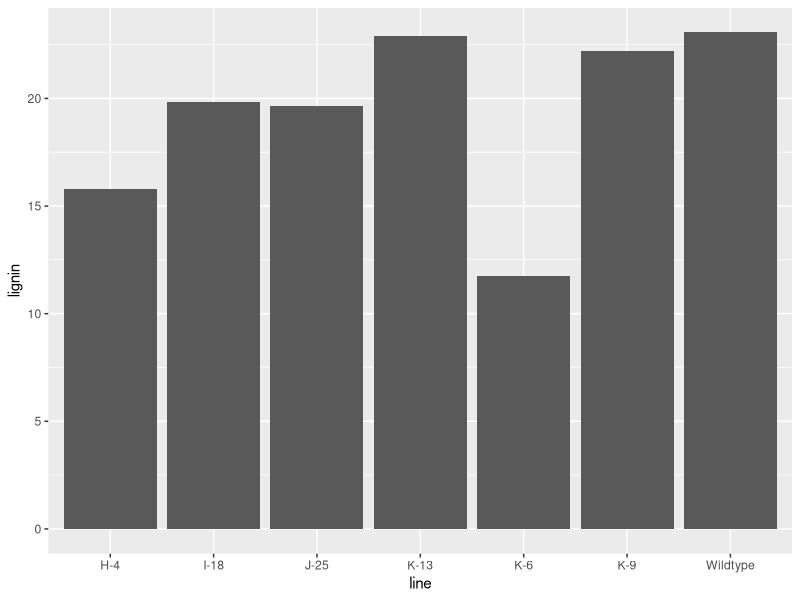
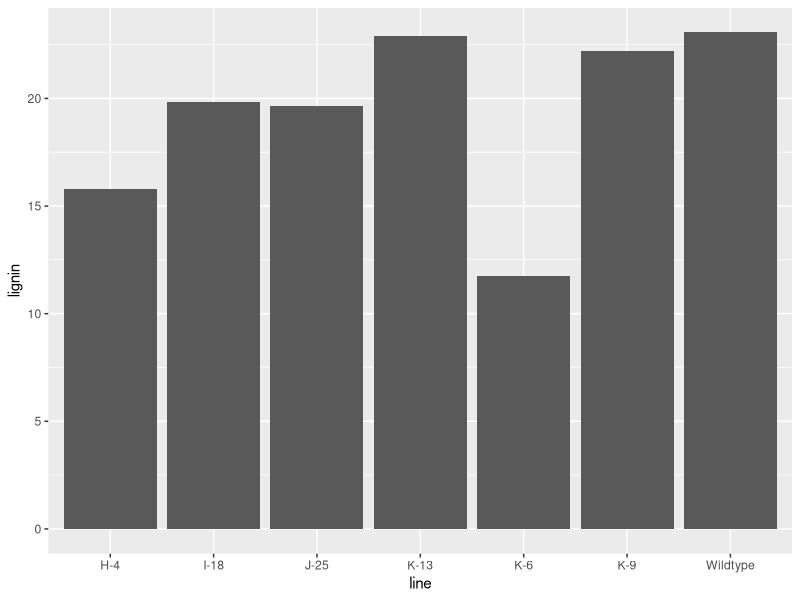
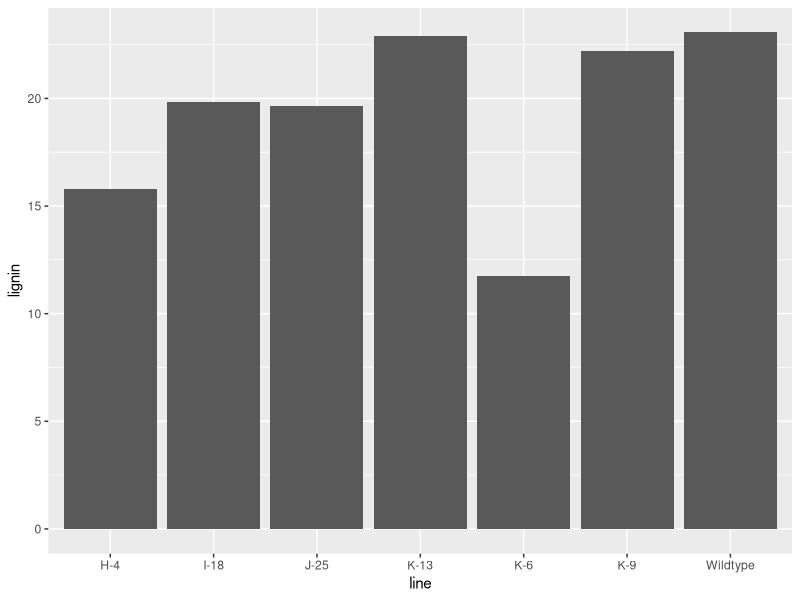
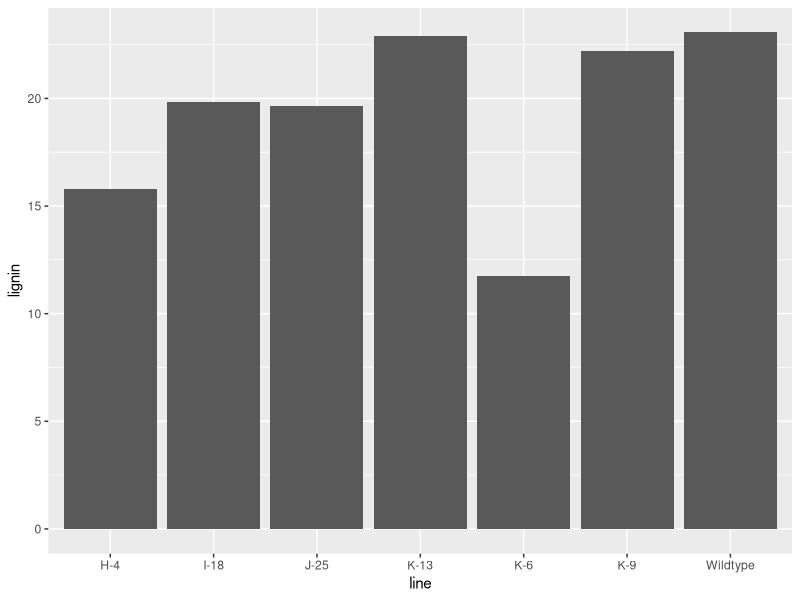
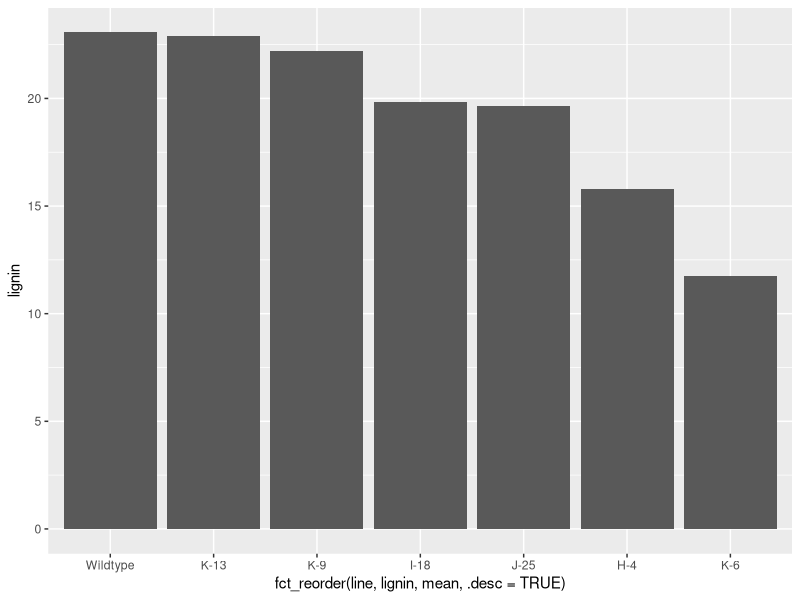
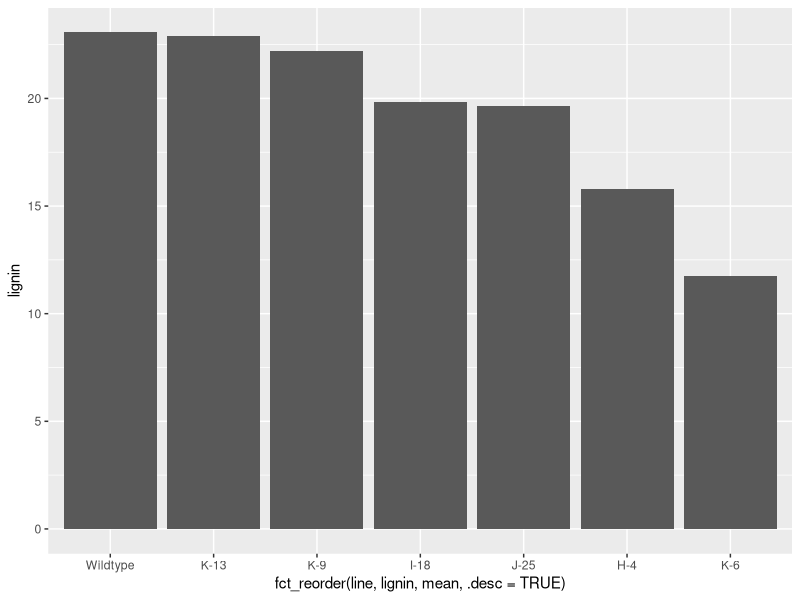
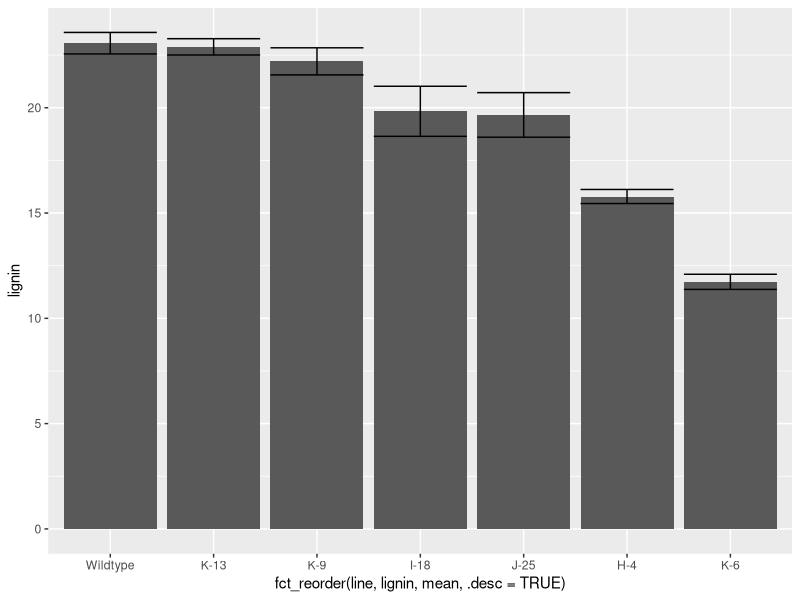
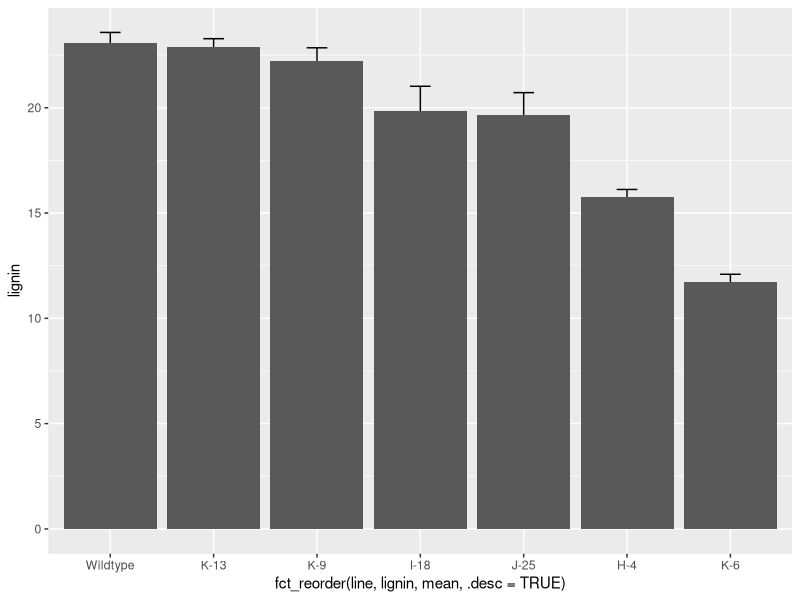

Recreate these plots in R, in order.
## ---- chunk 1
theme_sulis <- function(base_size = 8) {
  theme_minimal(
    base_size = base_size
  ) %+replace%
    theme(
      axis.ticks = element_blank(),
      axis.text.x = element_text(
        size = base_size,
        colour = "black",
        margin = margin(1, 1, 1, 1)
      ),
      axis.text.y = element_text(
        colour = "black",
        size = base_size,
        angle = 0,
        vjust = 0.5,
        hjust = 1,
        margin = margin(1, 1, 1, 1)
      ),
      axis.title = element_text(
        colour = "black",
        size = base_size
      ),
      axis.line = element_line(),
      panel.grid.major = element_blank(),
      panel.grid.minor = element_blank(),
      legend.text = element_text(size = base_size),
      legend.key.height = unit(4, "mm"),
      complete = TRUE
    )
}
## ---- chunk 2
#| echo: true
library(tidyverse)
sulis_bar_data <- read_tsv(file = "data/Sulis2023_fig3EF.tsv")
## ---- chunk 3
#| echo: true
library(tidyverse)
sulis_bar_data <- read_tsv("data/Sulis2023_fig3EF.tsv")
sulis_bar_data
## ---- chunk 4
#| echo: true
#| code-line-numbers: "7-11|13"
#| output-location: column-fragment
panel_E <- ggplot(
  data = sulis_bar_data,
  aes(
    x = line,
    y = lignin
  )
) +
  geom_bar(
    stat = "summary",
    fun.y = "mean"
  )

panel_E
## ---- chunk 5
#| echo: true
#| output-location: column-fragment
panel_E <- ggplot() +
  geom_bar(
    data = sulis_bar_data,
    aes(
      x = line,
      y = lignin
    ),
    stat = "summary",
    fun.y = "mean"
  )

panel_E
## ---- chunk 6
panel_E <- ggplot(
  data = sulis_bar_data,
  aes(
    x = line,
    y = lignin
  )
) +
  geom_bar(
    stat = "summary",
    fun.y = "mean"
  )

panel_E
## ---- chunk 7
#| echo: true
#| output-location: column
panel_E <- ggplot(
  data = sulis_bar_data,
  aes(
    x = line,
    y = lignin
  )
) +
  geom_bar(
    stat = "summary",
    fun.y = "mean"
  )

panel_E
## ---- chunk 8
#| echo: true
#| code-line-numbers: "4-9"
#| output-location: column
panel_E <- ggplot(
  data = sulis_bar_data,
  aes(
    x = fct_reorder(
      line,
      lignin,
      mean,
      .desc = TRUE
    ),
    y = lignin
  )
) +
  geom_bar(
    stat = "summary",
    fun.y = "mean"
  )

panel_E
## ---- chunk 9
#| echo: true
#| output-location: column
panel_E <- ggplot(
  data = sulis_bar_data,
  aes(
    x = fct_reorder(
      line,
      lignin,
      mean,
      .desc = TRUE
    ),
    y = lignin
  )
) +
  geom_bar(
    stat = "summary",
    fun.y = "mean"
  )

panel_E
## ---- chunk 10
#| echo: true
#| code-line-numbers: "17-20"
#| output-location: column
panel_E <- ggplot(
  data = sulis_bar_data,
  aes(
    x = fct_reorder(
      line,
      lignin,
      mean,
      .desc = TRUE
    ),
    y = lignin
  )
) +
  geom_bar(
    stat = "summary",
    fun = "mean"
  ) +
  geom_errorbar(
    stat = "summary",
    fun.data = "mean_se"
  )

panel_E
## ---- chunk 11
#| echo: true
#| code-line-numbers: "13-21"
#| output-location: column
panel_E <- ggplot(
  data = sulis_bar_data,
  aes(
    x = fct_reorder(
      line,
      lignin,
      mean,
      .desc = TRUE
    ),
    y = lignin
  )
) +
  geom_errorbar(
    stat = "summary",
    fun.data = "mean_se",
    width = 0.2
  ) +
  geom_bar(
    stat = "summary",
    fun = "mean"
  )

panel_E
## ---- chunk 12
#| echo: true
#| code-line-numbers: "17"
#| output-location: column
panel_E <- ggplot(
  data = sulis_bar_data,
  aes(
    x = fct_reorder(
      line,
      lignin,
      mean,
      .desc = TRUE
    ),
    y = lignin
  )
) +
  geom_bar(
    stat = "summary",
    fun = "mean"
  ) +
  geom_jitter(width = 0.1)

panel_E
## ---- chunk 13
#| echo: true
#| output-location: column
panel_E <- ggplot(
  data = sulis_bar_data,
  aes(
    x = fct_reorder(
      line,
      lignin,
      mean,
      .desc = TRUE
    ),
    y = lignin
  )
) +
  geom_bar(
    stat = "summary",
    fun = "mean"
  ) +
  geom_jitter(width = 0.1)

panel_E
## ---- chunk 14
#| echo: true
#| code-line-numbers: "19-22"
#| output-location: column
library(ggtext)
panel_E <- ggplot(
  data = sulis_bar_data,
  aes(
    x = fct_reorder(
      line,
      lignin,
      mean,
      .desc = TRUE
    ),
    y = lignin
  )
) +
  geom_bar(
    stat = "summary",
    fun = "mean"
  ) +
  geom_jitter(width = 0.1) +
  coord_cartesian(
    ylim = c(10, 26),
    expand = FALSE
  )

panel_E
## ---- chunk 15
#| echo: true
#| output-location: column
panel_E <- ggplot(
  data = sulis_bar_data,
  aes(
    x = fct_reorder(
      line,
      lignin,
      mean,
      .desc = TRUE
    ),
    y = lignin
  )
) +
  geom_bar(
    stat = "summary",
    fun = "mean"
  ) +
  geom_jitter(width = 0.1)

panel_E
## ---- chunk 16
#| echo: true
#| code-line-numbers: "13-15|17,20"
#| output-location: column
panel_E <- ggplot(
  data = sulis_bar_data,
  aes(
    x = fct_reorder(
      line,
      lignin,
      mean,
      .desc = TRUE
    ),
    y = lignin
  )
) +
  scale_fill_distiller(
    palette = "Greys"
  ) + # colorbrewer2.org palettes
  geom_bar(
    aes(fill = lignin),
    stat = "summary",
    fun = "mean",
    colour = "black"
  ) +
  geom_jitter(width = 0.1)

panel_E
## ---- chunk 17
#| echo: true
#| code-line-numbers: "17"
#| output-location: column
panel_E <- ggplot(
  data = sulis_bar_data,
  aes(
    x = fct_reorder(
      line,
      lignin,
      mean,
      .desc = TRUE
    ),
    y = lignin
  )
) +
  scale_fill_distiller(
    palette = "Greys"
  ) +
  geom_bar(
    aes(fill = after_stat(y)),
    stat = "summary",
    fun = "mean",
    colour = "black"
  ) +
  geom_jitter(width = 0.1)

panel_E
## ---- chunk 18
#| echo: true
#| output-location: column
panel_E <- ggplot(
  data = sulis_bar_data,
  aes(
    x = fct_reorder(
      line,
      lignin,
      mean,
      .desc = TRUE
    ),
    y = lignin
  )
) +
  scale_fill_distiller(
    palette = "Greys"
  ) +
  geom_bar(
    aes(fill = after_stat(y)),
    stat = "summary",
    fun = "mean",
    colour = "black"
  ) +
  geom_jitter(width = 0.1)

panel_E
## ---- chunk 19
#| echo: true
#| code-line-numbers: "1|24-30"
#| output-location: column
library(ggtext)
panel_E <- ggplot(
  data = sulis_bar_data,
  aes(
    x = fct_reorder(
      line,
      lignin,
      mean,
      .desc = TRUE
    ),
    y = lignin
  )
) +
  scale_fill_distiller(
    palette = "Greys"
  ) +
  geom_bar(
    aes(fill = after_stat(y)),
    stat = "summary",
    fun = "mean",
    colour = "black"
  ) +
  geom_jitter(width = 0.1) +
  labs(
    x = NULL,
    y = "<b>Lignin content</b> (% wt)"
  ) +
  theme(
    axis.title.y = element_markdown()
  )

panel_E
## ---- chunk 20
#| echo: true
#| output-location: column
library(ggtext)
panel_E <- ggplot(
  data = sulis_bar_data,
  aes(
    x = fct_reorder(
      line,
      lignin,
      mean,
      .desc = TRUE
    ),
    y = lignin
  )
) +
  scale_fill_distiller(
    palette = "Greys"
  ) +
  geom_bar(
    aes(fill = after_stat(y)),
    stat = "summary",
    fun = "mean",
    colour = "black"
  ) +
  geom_jitter(width = 0.1) +
  labs(
    x = NULL,
    y = "<b>Lignin content</b> (% wt)"
  ) +
  theme(
    axis.title.y = element_markdown()
  )

panel_E
## ---- chunk 21
#| echo: true
#| code-line-numbers: "29-34"
#| output-location: column
panel_E <- ggplot(
  data = sulis_bar_data,
  aes(
    x = fct_reorder(
      line,
      lignin,
      mean,
      .desc = TRUE
    ),
    y = lignin
  )
) +
  scale_fill_distiller(
    palette = "Greys"
  ) +
  geom_bar(
    aes(fill = ..y..),
    stat = "summary",
    fun = "mean",
    colour = "black"
  ) +
  geom_jitter(width = 0.1) +
  labs(
    x = NULL,
    y = "<b>Lignin content</b> (% wt)"
  ) +
  theme(
    axis.title.y = element_markdown(),
    axis.text.x = element_text(
      angle = 90,
      vjust = 0.5,
      hjust = 1
    )
  )

panel_E
## ---- chunk 22
#| echo: true
#| output-location: column
panel_E <- ggplot(
  data = sulis_bar_data,
  aes(
    x = fct_reorder(
      line,
      lignin,
      mean,
      .desc = TRUE
    ),
    y = lignin
  )
) +
  scale_fill_distiller(
    palette = "Greys"
  ) +
  geom_bar(
    aes(fill = ..y..),
    stat = "summary",
    fun = "mean",
    colour = "black"
  ) +
  geom_jitter(width = 0.1) +
  labs(
    x = NULL,
    y = "<b>Lignin content</b> (% wt)"
  ) +
  theme(
    axis.title.y = element_markdown(),
    axis.text.x = element_text(
      angle = 90,
      vjust = 0.5,
      hjust = 1
    )
  )

panel_E
## ---- chunk 23
#| echo: true
#| code-line-numbers: "34"
#| output-location: column
panel_E <- ggplot(
  data = sulis_bar_data,
  aes(
    x = fct_reorder(
      line,
      lignin,
      mean,
      .desc = TRUE
    ),
    y = lignin
  )
) +
  scale_fill_distiller(
    palette = "Greys"
  ) +
  geom_bar(
    aes(fill = ..y..),
    stat = "summary",
    fun = "mean",
    colour = "black"
  ) +
  geom_jitter(width = 0.1) +
  labs(
    x = NULL,
    y = "<b>Lignin content</b> (% wt)"
  ) +
  theme(
    axis.title.y = element_markdown(),
    axis.text.x = element_text(
      angle = 90,
      vjust = 0.5,
      hjust = 1
    ),
    legend.position = "none"
  )

panel_E
## ---- chunk 24
#| echo: true
#| output-location: column
panel_E <- ggplot(
  data = sulis_bar_data,
  aes(
    x = fct_reorder(
      line,
      lignin,
      mean,
      .desc = TRUE
    ),
    y = lignin
  )
) +
  scale_fill_distiller(
    palette = "Greys"
  ) +
  geom_bar(
    aes(fill = ..y..),
    stat = "summary",
    fun = "mean",
    colour = "black"
  ) +
  geom_jitter(width = 0.1) +
  labs(
    x = NULL,
    y = "<b>Lignin content</b> (% wt)"
  ) +
  theme(
    axis.title.y = element_markdown(),
    axis.text.x = element_text(
      angle = 90,
      vjust = 0.5,
      hjust = 1
    ),
    legend.position = "none"
  )

panel_E
## ---- chunk 25
#| echo: true
#| code-line-numbers: "23-28|33-37|38"
#| output-location: column
panel_E <- ggplot(
  data = sulis_bar_data,
  aes(
    x = fct_reorder(
      line,
      lignin,
      mean,
      .desc = TRUE
    ),
    y = lignin
  )
) +
  scale_fill_distiller(
    palette = "Greys"
  ) +
  geom_bar(
    aes(fill = ..y..),
    stat = "summary",
    fun = "mean",
    colour = "black",
    width = 0.8
  ) +
  geom_jitter(
    width = 0.1,
    shape = 21,
    fill = "black",
    colour = "white"
  ) +
  labs(
    x = NULL,
    y = "<b>Lignin content</b> (% wt)"
  ) +
  scale_y_continuous(
    expand = expansion(
      mult = c(0, 0.05)
    )
  ) +
  theme_sulis() +
  theme(
    axis.title.y = element_markdown(),
    axis.text.x = element_text(
      angle = 90,
      vjust = 0.5,
      hjust = 1
    ),
    legend.position = "none"
  )

panel_E
## ---- chunk 26
panel_E <- ggplot(
  data = sulis_bar_data,
  aes(
    x = fct_reorder(
      line,
      lignin,
      mean,
      .desc = TRUE
    ),
    y = lignin
  )
) +
  scale_fill_distiller(
    palette = "Greys"
  ) +
  geom_bar(
    aes(fill = ..y..),
    stat = "summary",
    fun = "mean",
    colour = "black",
    width = 0.8
  ) +
  geom_jitter(
    width = 0.1,
    shape = 21,
    fill = "black",
    colour = "white"
  ) +
  labs(
    x = NULL,
    y = "<b>Lignin content</b> (% wt)"
  ) +
  scale_y_continuous(
    expand = expansion(
      mult = c(0, 0.05)
    )
  ) +
  theme_sulis() +
  theme(
    axis.title.y = element_markdown(),
    axis.text.x = element_text(
      angle = 90,
      vjust = 0.5,
      hjust = 1
    ),
    legend.position = "none"
  )

panel_E
## ---- chunk 27
#| echo: true
#| code-line-numbers: "1|10|15|32"
#| output-location: column-fragment
panel_F <- ggplot(
  data = sulis_bar_data,
  aes(
    x = fct_reorder(
      line,
      lignin,
      mean,
      .desc = TRUE
    ),
    y = CL
  )
) +
  scale_fill_distiller(
    palette = "Greys",
    direction = 1
  ) +
  geom_bar(
    aes(fill = ..y..),
    stat = "summary",
    fun = "mean",
    colour = "black",
    width = 0.8
  ) +
  geom_jitter(
    width = 0.1,
    shape = 21,
    fill = "black",
    colour = "white"
  ) +
  labs(
    x = NULL,
    y = "<b>C/L ratio</b>"
  ) +
  scale_y_continuous(
    expand = expansion(
      mult = c(0, 0.05)
    )
  ) +
  theme_sulis() +
  theme(
    axis.title.y = element_markdown(),
    axis.text.x = element_text(
      angle = 90,
      vjust = 0.5,
      hjust = 1
    ),
    legend.position = "none"
  )

panel_F
## ---- chunk 28
#| echo: true
sulis_scatter_data <- read_tsv("data/Sulis2023_fig3G.tsv")
## ---- chunk 29
#| echo: true
#| code-line-numbers: ""
#| output-location: column
panel_K <- ggplot(
  data = sulis_scatter_data,
  aes(
    x = rel_lignin,
    y = rel_volume
  )
) +
  geom_point() +
  theme_sulis()

panel_K
## ---- chunk 30
#| echo: true
#| code-line-numbers: "8-13"
#| output-location: column
panel_K <- ggplot(
  data = sulis_scatter_data,
  aes(
    x = rel_lignin,
    y = rel_volume
  )
) +
  geom_point(
    aes(colour = type)
  ) +
  scale_colour_manual(
    values = c("blue", "red")
  ) +
  theme_sulis()

panel_K
## ---- chunk 31
#| echo: true
#| code-line-numbers: "12"
#| output-location: column
panel_K <- ggplot(
  data = sulis_scatter_data,
  aes(
    x = rel_lignin,
    y = rel_volume
  )
) +
  geom_point(
    aes(colour = type)
  ) +
  scale_colour_manual(
    values = c("#275d95", "#d25952")
  ) +
  theme_sulis()

panel_K
## ---- chunk 32
#| echo: true
#| code-line-numbers: "11-13|15"
#| output-location: column-fragment
panel_K <- ggplot(
  data = sulis_scatter_data,
  aes(
    x = rel_lignin,
    y = rel_volume
  )
) +
  geom_point(
    aes(
      colour = type,
      fill = after_scale(
        alpha(colour, 0.4)
      )
    ),
    shape = "circle filled"
  ) +
  scale_colour_manual(
    values = c("#275d95", "#d25952")
  ) +
  theme_sulis()

panel_K
## ---- chunk 33
#| echo: true
#| code-line-numbers: "20-23"
#| output-location: column
panel_K <- ggplot(
  data = sulis_scatter_data,
  aes(
    x = rel_lignin,
    y = rel_volume
  )
) +
  geom_point(
    aes(
      colour = type,
      fill = after_scale(
        alpha(colour, 0.4)
      )
    ),
    shape = "circle filled"
  ) +
  scale_colour_manual(
    values = c("#275d95", "#d25952")
  ) +
  theme_sulis() +
  theme(
    legend.position = c(0.25, 0.95),
    legend.title = element_blank()
  )

panel_K
## ---- chunk 34
#| echo: true
#| code-line-numbers: "8-12"
#| output-location: column
panel_K <- ggplot(
  data = sulis_scatter_data,
  aes(
    x = rel_lignin,
    y = rel_volume
  )
) +
  geom_hline(
    yintercept = 100,
    colour = "grey",
    linetype = "dashed"
  ) +
  geom_point(
    aes(
      colour = type,
      fill = after_scale(alpha(colour, 0.4))
    ),
    shape = "circle filled"
  ) +
  scale_colour_manual(
    values = c("#275d95", "#d25952")
  ) +
  theme_sulis() +
  theme(
    legend.position = c(0.25, 0.95),
    legend.title = element_blank()
  )

panel_K
## ---- chunk 35
#| fig-height: 3
panel_K <- ggplot(
  data = sulis_scatter_data,
  aes(
    x = rel_lignin,
    y = rel_volume
  )
) +
  geom_hline(
    yintercept = 100,
    colour = "grey",
    linetype = "dashed"
  ) +
  geom_point(
    aes(
      colour = type,
      fill = after_scale(alpha(colour, 0.4))
    ),
    shape = "circle filled"
  ) +
  scale_colour_manual(
    values = c("#275d95", "#d25952")
  ) +
  labs(
    x = "**Lignin content** (% of wildtype)",
    y = "<b>Stem volume</b> (% of wildtype)"
  ) +
  theme_sulis() +
  theme(
    axis.title.x = element_markdown(),
    axis.title.y = element_markdown(),
    legend.position = c(0.25, 0.95),
    legend.title = element_blank()
  )

panel_K
## ---- chunk 36
sulis_scatter_data[c(98:110), ]
## ---- chunk 37
#| echo: true
#| code-line-numbers: "1|21-23"
#| output-location: column-fragment
library(ggrepel)
panel_K <- ggplot(
  data = sulis_scatter_data,
  aes(
    x = rel_lignin,
    y = rel_volume
  )
) +
  geom_hline(
    yintercept = 100,
    colour = "grey",
    linetype = "dashed"
  ) +
  geom_point(
    aes(
      colour = type,
      fill = after_scale(alpha(colour, 0.4))
    ),
    shape = "circle filled"
  ) +
  geom_label_repel(
    aes(label = label),
  ) +
  scale_colour_manual(
    values = c("#275d95", "#d25952")
  ) +
  labs(
    x = "**Lignin content** (% of wildtype)",
    y = "<b>Stem volume</b> (% of wildtype)"
  ) +
  theme_sulis() +
  theme(
    axis.title.x = element_markdown(),
    axis.title.y = element_markdown(),
    legend.position = c(0.25, 0.95),
    legend.title = element_blank()
  )

panel_K
## ---- chunk 38
#| echo: true
#| code-line-numbers: "23"
#| output-location: column-fragment
library(ggrepel)
panel_K <- ggplot(
  data = sulis_scatter_data,
  aes(
    x = rel_lignin,
    y = rel_volume
  )
) +
  geom_hline(
    yintercept = 100,
    colour = "grey",
    linetype = "dashed"
  ) +
  geom_point(
    aes(
      colour = type,
      fill = after_scale(alpha(colour, 0.4))
    ),
    shape = "circle filled"
  ) +
  geom_label_repel(
    aes(label = label),
    size = 8
  ) +
  scale_colour_manual(
    values = c("#275d95", "#d25952")
  ) +
  labs(
    x = "**Lignin content** (% of wildtype)",
    y = "<b>Stem volume</b> (% of wildtype)"
  ) +
  theme_sulis() +
  theme(
    axis.title.x = element_markdown(),
    axis.title.y = element_markdown(),
    legend.position = c(0.25, 0.95),
    legend.title = element_blank()
  )

panel_K
## ---- chunk 39
#| echo: true
#| code-line-numbers: "1|24"
#| output-location: column-fragment
ggtext_size <- 8 / (14 / 5)
library(ggrepel)
panel_K <- ggplot(
  data = sulis_scatter_data,
  aes(
    x = rel_lignin,
    y = rel_volume
  )
) +
  geom_hline(
    yintercept = 100,
    colour = "grey",
    linetype = "dashed"
  ) +
  geom_point(
    aes(
      colour = type,
      fill = after_scale(alpha(colour, 0.4))
    ),
    shape = "circle filled"
  ) +
  geom_label_repel(
    aes(label = label),
    size = ggtext_size
  ) +
  scale_colour_manual(
    values = c("#275d95", "#d25952")
  ) +
  labs(
    x = "**Lignin content** (% of wildtype)",
    y = "<b>Stem volume</b> (% of wildtype)"
  ) +
  theme_sulis() +
  theme(
    axis.title.x = element_markdown(),
    axis.title.y = element_markdown(),
    legend.position = c(0.25, 0.95),
    legend.title = element_blank()
  )

panel_K
## ---- chunk 40
#| echo: true
#| code-line-numbers: "25-27"
#| output-location: column
ggtext_size <- 8 / (14 / 5)
library(ggrepel)
panel_K <- ggplot(
  data = sulis_scatter_data,
  aes(
    x = rel_lignin,
    y = rel_volume
  )
) +
  geom_hline(
    yintercept = 100,
    colour = "grey",
    linetype = "dashed"
  ) +
  geom_point(
    aes(
      colour = type,
      fill = after_scale(alpha(colour, 0.4))
    ),
    shape = "circle filled"
  ) +
  geom_label_repel(
    aes(label = label),
    size = ggtext_size,
    label.size = NA,
    fill = rgb(1, 1, 1, 0.5),
    min.segment.length = 0
  ) +
  scale_colour_manual(
    values = c("#275d95", "#d25952")
  ) +
  labs(
    x = "**Lignin content** (% of wildtype)",
    y = "<b>Stem volume</b> (% of wildtype)"
  ) +
  theme_sulis() +
  theme(
    axis.title.x = element_markdown(),
    axis.title.y = element_markdown(),
    legend.position = c(0.25, 0.95),
    legend.title = element_blank()
  )

panel_K
## ---- chunk 41
#| echo: true
#| fig-height: 3
#| fig-width: 8
library(patchwork)
panel_E + panel_F + panel_K
## ---- chunk 42
#| echo: true
#| fig-height: 3
#| fig-width: 8
library(patchwork)
panel_E + panel_F + panel_K
## ---- chunk 43
#| echo: true
#| fig-height: 3
#| fig-width: 8
library(patchwork)
panel_E + panel_F + free(panel_K, type = "label")
## ---- chunk 44
#| echo: true
#| fig-height: 3
#| fig-width: 8
library(patchwork)
panel_E + panel_F + free(panel_K, type = "label") +
  plot_layout(widths = c(1, 1, 1.75))
## ---- chunk 45
#| echo: true
#| fig-height: 3
#| fig-width: 8
library(patchwork)
panel_E + panel_F + free(panel_K, type = "label") +
  plot_layout(widths = c(1, 1, 1.75)) &
  plot_annotation(tag_levels = "A")
## ---- chunk 46
#| echo: true
#| fig-height: 3
#| fig-width: 8
library(patchwork)
panel_E + panel_F + free(panel_K, type = "label") +
  plot_layout(widths = c(1, 1, 1.75)) &
  plot_annotation(tag_levels = list(c("E", "F", "K"))) &
  theme(plot.tag = element_text(size = 10, face = "bold"))
## ---- chunk 47
#| fig-height: 2.5
#| fig-width: 10
library(patchwork)
panel_E + panel_F + free(panel_K, type = "label") +
  plot_layout(widths = c(1, 1, 1.75)) &
  plot_annotation(tag_levels = list(c("E", "F", "K"))) &
  theme(plot.tag = element_text(
    size = 10, face = "bold"
  ))
## ---- chunk 48
#| echo: true
ggsave(
  "images/fig3.pdf",
  width = 180,
  height = 60,
  units = "mm"
)
## ---- chunk 49
#| echo: true
library(ragg)
ggsave(
  "images/fig3.png",
  width = 180,
  height = 60,
  units = "mm",
  device = agg_png
)
